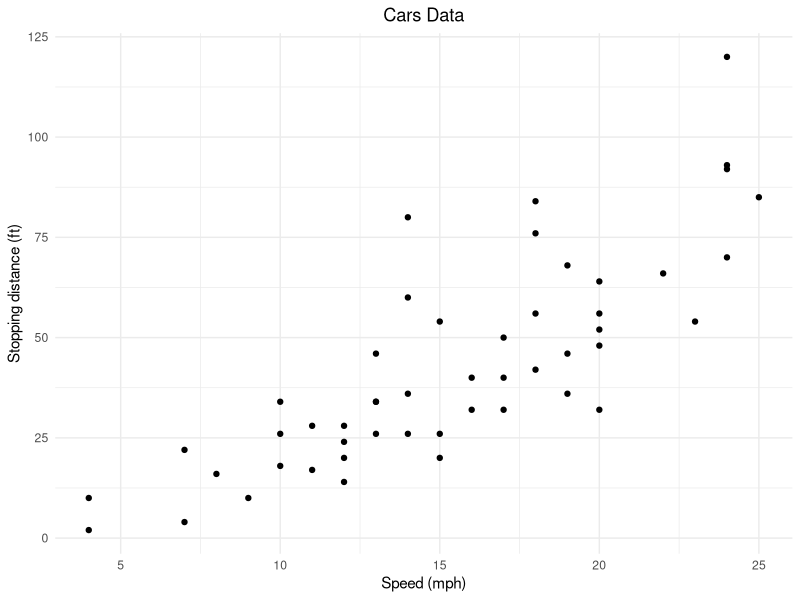

This chart was generated by the following R code:
## ---- chunk 1
summary(cars)
## ---- chunk 2
library(ggplot2)

ggplot(cars, aes(x = speed, y = dist)) +
  geom_point() +
  labs(
    title = "Cars Data",
    x = "Speed (mph)",
    y = "Stopping distance (ft)"
  ) +
  theme_minimal()+
  theme(plot.title = element_text(hjust = 0.5))
